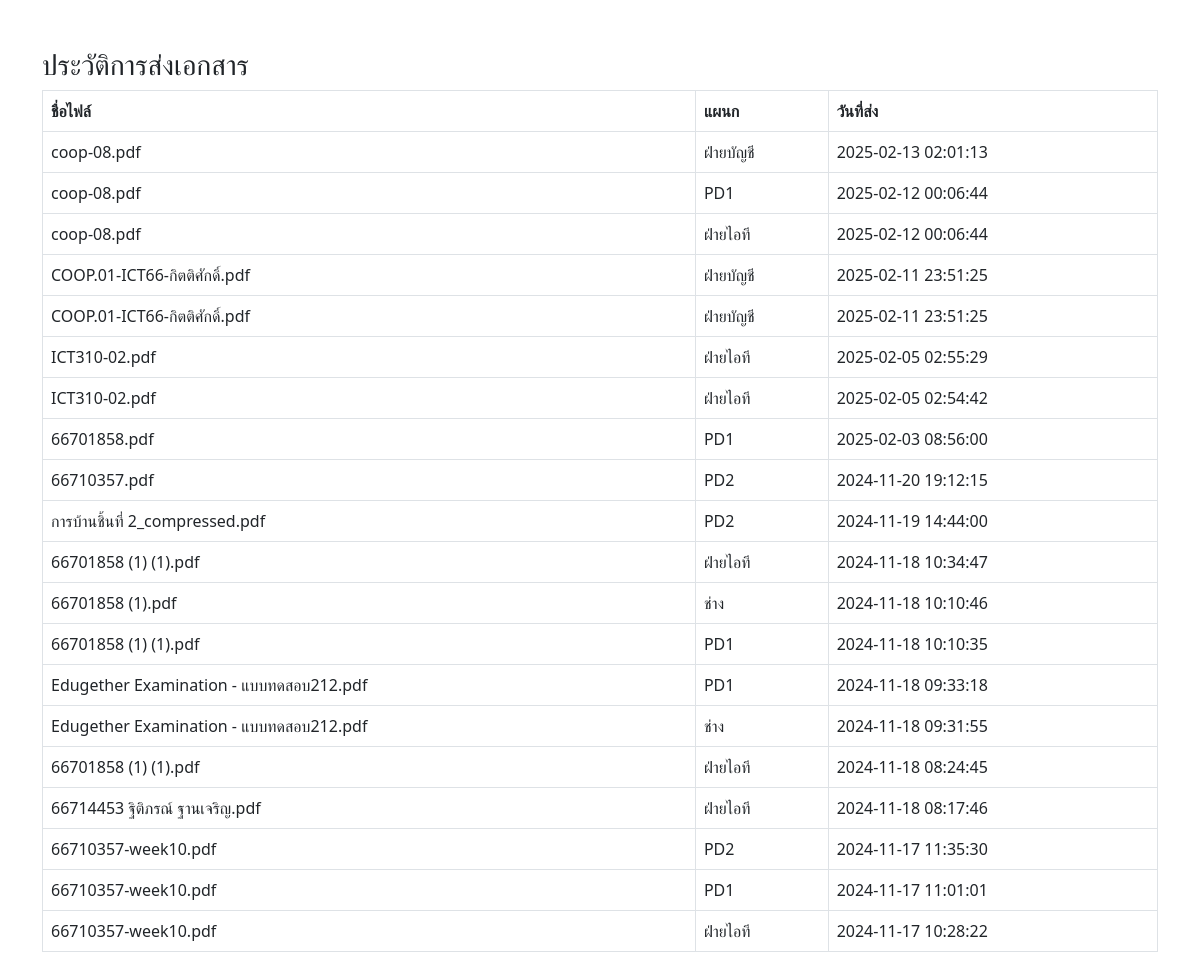
The page /history.php on the database its author committed.
### tables this page shows
CREATE TABLE `documents` (
  `id` int NOT NULL,
  `sender_name` varchar(255) NOT NULL,
  `file_name` varchar(255) NOT NULL,
  `department` varchar(255) NOT NULL,
  `upload_date` timestamp NULL DEFAULT CURRENT_TIMESTAMP,
  `document_content` text,
  `deadline` datetime DEFAULT NULL,
  `isActive` tinyint(1) NOT NULL DEFAULT '1',
  `approval_status` enum('pending','approved','rejected') DEFAULT 'pending'
);

### history.php (the view, shortened to what this page needs)
<!DOCTYPE html>
<html lang="en">
<head>
    <link href="https://cdn.jsdelivr.net/npm/bootstrap@5.3.0/dist/css/bootstrap.min.css" rel="stylesheet">
</head>
<body>
<div class="container mt-5">
    <h3>ประวัติการส่งเอกสาร</h3>
    <table class="table table-bordered">
        <thead>
            <tr>
                <th>ชื่อไฟล์</th>
                <th>แผนก</th>
                <th>วันที่ส่ง</th>
            </tr>
        </thead>
        <tbody>
            <?php
            include 'db.php';
            $result = $conn->query("SELECT * FROM documents ORDER BY upload_date DESC");
            while ($row = $result->fetch_assoc()) {
                echo "<tr>
                        <td>{$row['file_name']}</td>
                        <td>{$row['department']}</td>
                        <td>{$row['upload_date']}</td>
                      </tr>";
            }
            ?>
        </tbody>
    </table>
</div>
</body>
</html>

### rows shown on the page
documents: file_name "coop-08.pdf", department "ฝ่ายบัญชี", upload_date "2025-02-13 02:01:13"
documents: file_name "coop-08.pdf", department "PD1", upload_date "2025-02-12 00:06:44"
documents: file_name "coop-08.pdf", department "ฝ่ายไอที", upload_date "2025-02-12 00:06:44"
documents: file_name "COOP.01-ICT66-กิตติศักดิ์.pdf", department "ฝ่ายบัญชี", upload_date "2025-02-11 23:51:25"
documents: file_name "COOP.01-ICT66-กิตติศักดิ์.pdf", department "ฝ่ายบัญชี", upload_date "2025-02-11 23:51:25"
documents: file_name "ICT310-02.pdf", department "ฝ่ายไอที", upload_date "2025-02-05 02:55:29"
documents: file_name "ICT310-02.pdf", department "ฝ่ายไอที", upload_date "2025-02-05 02:54:42"
documents: file_name "66701858.pdf", department "PD1", upload_date "2025-02-03 08:56:00"
documents: file_name "66710357.pdf", department "PD2", upload_date "2024-11-20 19:12:15"
documents: file_name "การบ้านชิ้นที่ 2_compressed.pdf", department "PD2", upload_date "2024-11-19 14:44:00"
documents: file_name "66701858 (1) (1).pdf", department "ฝ่ายไอที", upload_date "2024-11-18 10:34:47"
documents: file_name "66701858 (1).pdf", department "ช่าง", upload_date "2024-11-18 10:10:46"
documents: file_name "66701858 (1) (1).pdf", department "PD1", upload_date "2024-11-18 10:10:35"
documents: file_name "Edugether Examination - แบบทดสอบ212.pdf", department "PD1", upload_date "2024-11-18 09:33:18"
documents: file_name "Edugether Examination - แบบทดสอบ212.pdf", department "ช่าง", upload_date "2024-11-18 09:31:55"
documents: file_name "66701858 (1) (1).pdf", department "ฝ่ายไอที", upload_date "2024-11-18 08:24:45"
documents: file_name "66714453 ฐิติภรณ์ ฐานเจริญ.pdf", department "ฝ่ายไอที", upload_date "2024-11-18 08:17:46"
documents: file_name "66710357-week10.pdf", department "PD2", upload_date "2024-11-17 11:35:30"
documents: file_name "66710357-week10.pdf", department "PD1", upload_date "2024-11-17 11:01:01"
documents: file_name "66710357-week10.pdf", department "ฝ่ายไอที", upload_date "2024-11-17 10:28:22"
